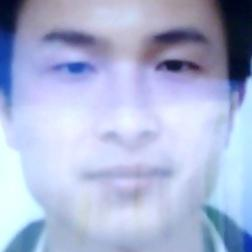
#> input picture data/Fake/0001_00_00_01_13.jpg, 252 x 252 px; its folder holds 4 pictures in this run
$ python test.py
#> lines starting #> are read from the running program, lines starting #| are printed output that depends on the picture
import numpy as np
import os
import cv2
from sklearn.model_selection import train_test_split
from sklearn_extensions.extreme_learning_machines.elm import GenELMClassifier
from sklearn_extensions.extreme_learning_machines.random_layer import RBFRandomLayer, MLPRandomLayer
from sklearn.metrics import accuracy_score
from numpy.linalg import norm
from numpy import dot
import imutils

files = []
filename = 'data/Fake'
label = []
for root, dirs, directory in os.walk(filename):
    for i in range(len(directory)):
        files.append(filename+"/"+directory[i]);
        label.append(0)

filename = 'data/Real'
for root, dirs, directory in os.walk(filename):
    for i in range(len(directory)):
        files.append(filename+"/"+directory[i]);
        label.append(1)

print(len(files))
X = np.ndarray(shape=(len(files), 16384), dtype=np.float32)
Y = np.ndarray(shape=(len(files)),dtype=np.float32)
print(X.shape)
print(Y.shape)
for i in range(len(files)):
    img = cv2.imread(files[i])
#> img is the input picture: shape (252, 252, 3); mean B, G, R 213.2, 180.2, 169.9
    img = cv2.cvtColor(img, cv2.COLOR_BGR2GRAY)
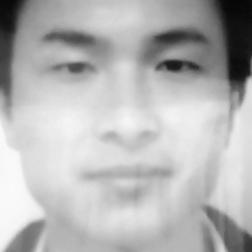
#> img: shape (252, 252); min 5, max 251, mean 180.9
    img = cv2.resize(img,(128,128))
#> img: shape (128, 128)
    img = img.reshape(-1)
#> img = 16384 values, max 251 at index 12038, min 5 at index 629, mean 180.8
    X[i] = img
    Y[i] = label[i]
#> pass 2 of the loop `for i in range(len(files)):`:
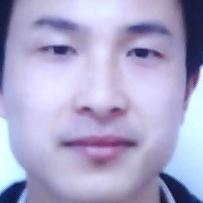
#> input picture data/Fake/0001_00_00_01_120.jpg, 203 x 203 px
#> img is the input picture: shape (203, 203, 3); mean B, G, R 203.3, 167.8, 172.3
#> `img = cv2.cvtColor(img, cv2.COLOR_BGR2GRAY)`:
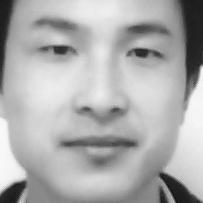
#> img: shape (203, 203); min 14, max 250, mean 173.2
#> `img = img.reshape(-1)`: img = 16384 values, max 250 at index 11008, min 19 at index 15725, mean 173.1
#> pass 3 of the loop `for i in range(len(files)):`:
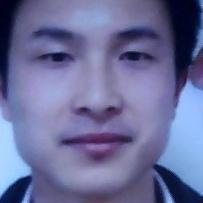
#> input picture data/Fake/0001_00_00_01_0.jpg, 203 x 203 px
#> img is the input picture: shape (203, 203, 3); mean B, G, R 153.7, 109.4, 106.6
#> `img = cv2.cvtColor(img, cv2.COLOR_BGR2GRAY)`:
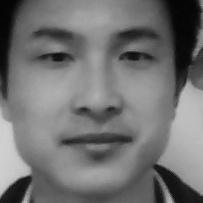
#> img: shape (203, 203); min 3, max 208, mean 113.6
#> `img = img.reshape(-1)`: img = 16384 values, max 208 at index 10627, min 3 at index 640, mean 113.5
#> the loop made 4 passes; the first 3 are shown

X_train, X_test, y_train, y_test = train_test_split(X, Y, test_size = 0.1, random_state = 0)
#> y_train = [0, 0, 0]; y_test = [0]
print(X_train.shape)
#| (3, 16384)
print(y_train.shape)
#| (3,)
print(y_train)
#| [0. 0. 0.]

def prediction(X_test, cls):
    y_pred = cls.predict(X_test)
    for i in range(len(X_test)):
      print("X=%s, Predicted=%s" % (X_test[i], y_pred[i]))
    return y_pred

# Function to calculate accuracy
def cal_accuracy(y_test, y_pred):
    accuracy = accuracy_score(y_test,y_pred)*100
    return accuracy

def get_pixel(img, center, x, y):
    new_value = 0
    try:
        if img[x][y] >= center:
            new_value = 1
    except:
        pass
    return new_value

def lbp_calculated_pixel(img, x, y):
    center = img[x][y]
    val_ar = []
    val_ar.append(get_pixel(img, center, x-1, y+1))     # top_right
    val_ar.append(get_pixel(img, center, x, y+1))       # right
    val_ar.append(get_pixel(img, center, x+1, y+1))     # bottom_right
    val_ar.append(get_pixel(img, center, x+1, y))       # bottom
    val_ar.append(get_pixel(img, center, x+1, y-1))     # bottom_left
    val_ar.append(get_pixel(img, center, x, y-1))       # left
    val_ar.append(get_pixel(img, center, x-1, y-1))     # top_left
    val_ar.append(get_pixel(img, center, x-1, y))       # top

    power_val = [1, 2, 4, 8, 16, 32, 64, 128]
    val = 0
    for i in range(len(val_ar)):
        val += val_ar[i] * power_val[i]
    return val


#> (the run stopped early here; a loop or call above may not have finished)
